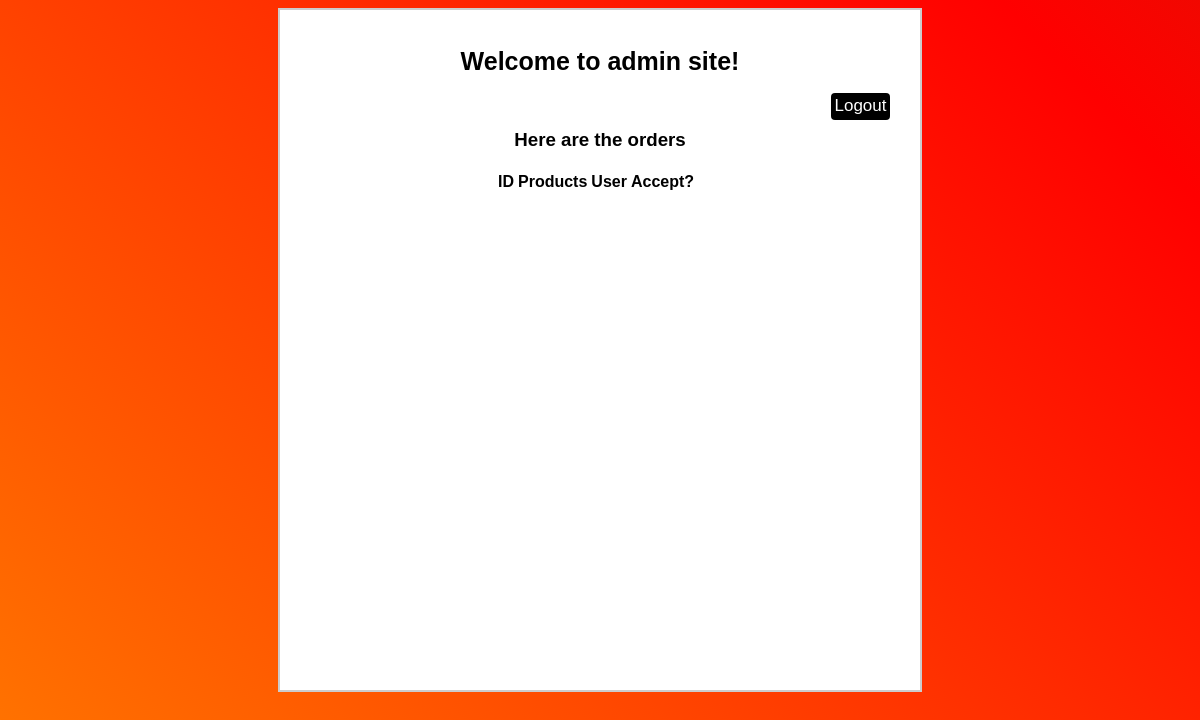
The page /main2.php on the database as committed earlier.
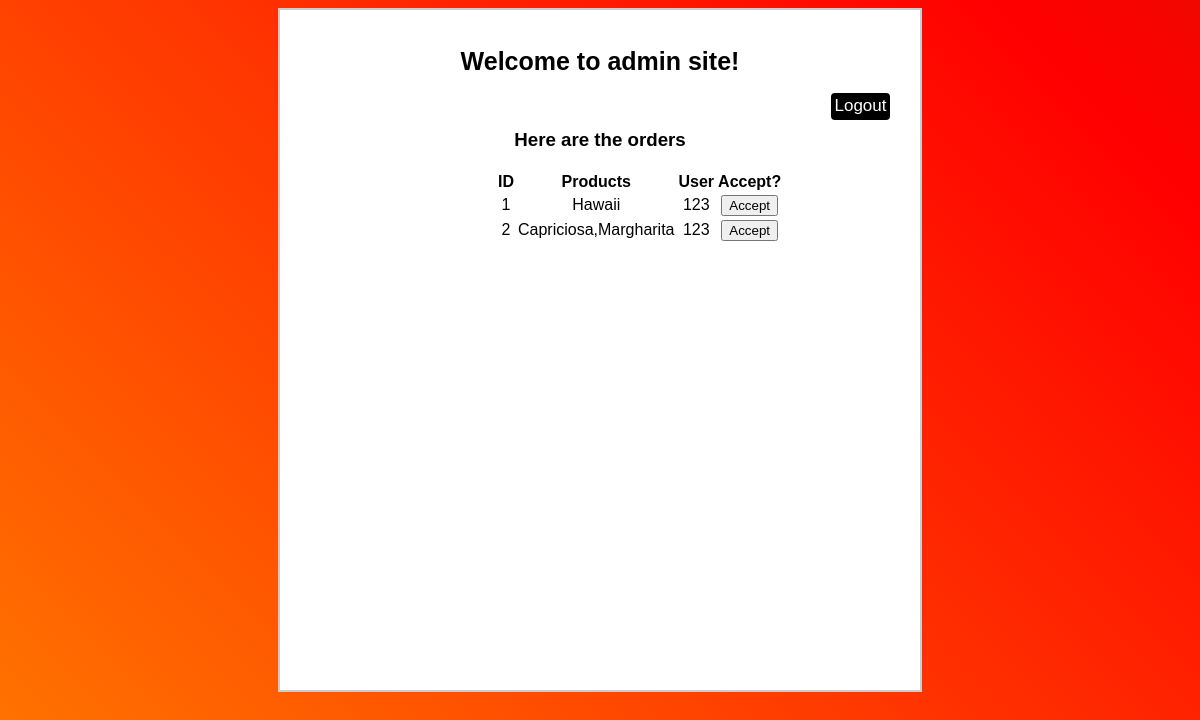
The same page on the database as committed later.
### tables this page shows
CREATE TABLE `orders` (
  `id` int(10) NOT NULL,
  `products` varchar(50) NOT NULL,
  `user` varchar(50) NOT NULL
);

### main2.php (the view, shortened to what this page needs)
<!DOCTYPE html>
<html lang="en">
<head>
    <link rel="stylesheet" href="main2.css">
    <?php
    $servername ="localhost";
    $username = "root";
    $password = "";
    $dbname = "pizzeria";
    $conn =mysqli_connect($servername,$username,$password,$dbname);
    ?>
</head>
<body>
    <div id="box">
        <h1>Welcome to admin site!</h1>
        <a href="logout.php" id="log">Logout</a>
        <br>
        <div>
        <h3>Here are the orders</h3>
<?php
$sql = "SELECT * FROM Orders";
$result = mysqli_query($conn, $sql);
echo "<div><table><thead><tr><th>ID</th><th>Products</th><th>User</th><th>Accept?</th></tr></thead><tbody>";
while($row = mysqli_fetch_assoc($result)) {
echo "<tr>
<td>" . $row["id"] . "</td>
<td>" . $row["products"] ."</td>
<td>" . $row["user"] ."</td>
<td>" . "<form method='post'><button>Accept</button></form>" ."</td>
    </tr>";
}
echo "</tbody></table></div><br>";
?>
        </div>
    </div>
</body>
</html>

### main2.css (style rules this page uses)
body { background: linear-gradient(45deg, #fffb00, #ff0000, #008a07); background-size: 400% 400%; animation: wave 10s ease-in-out infinite; font-family: Arial, sans-serif; }
#box { border: 2px solid #ccc; padding: 20px; background-color: #fff; width: 50vw; margin: 0 auto; height: 80vh; text-align: center; justify-content: center; }
h1 { text-align: center; font-size: 25px; }
h3 { text-align: center; }
div { text-align: center; }
#log { font-size: 17px; text-decoration: none; background-color: black; color: white; padding: 3.5px; border-radius: 4px; float: right; margin-right: 10px; }
table { margin-left: 32.5%; }

Rows that differ between the two databases and show on the page:
added orders: id "1", products "Hawaii", user "123"
added orders: id "2", products "Capriciosa,Margharita", user "123"
